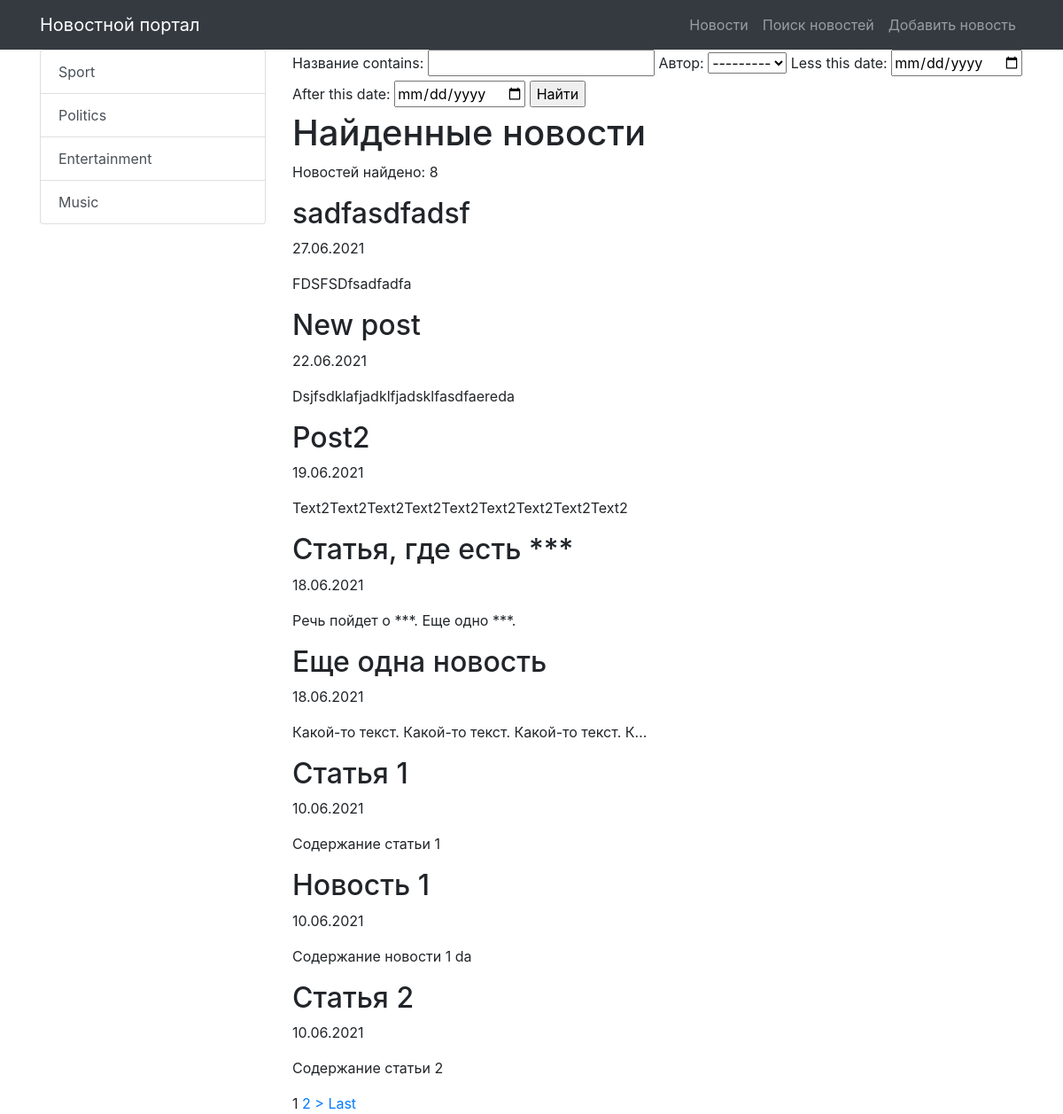
Page /news/search/ on the earlier database version.
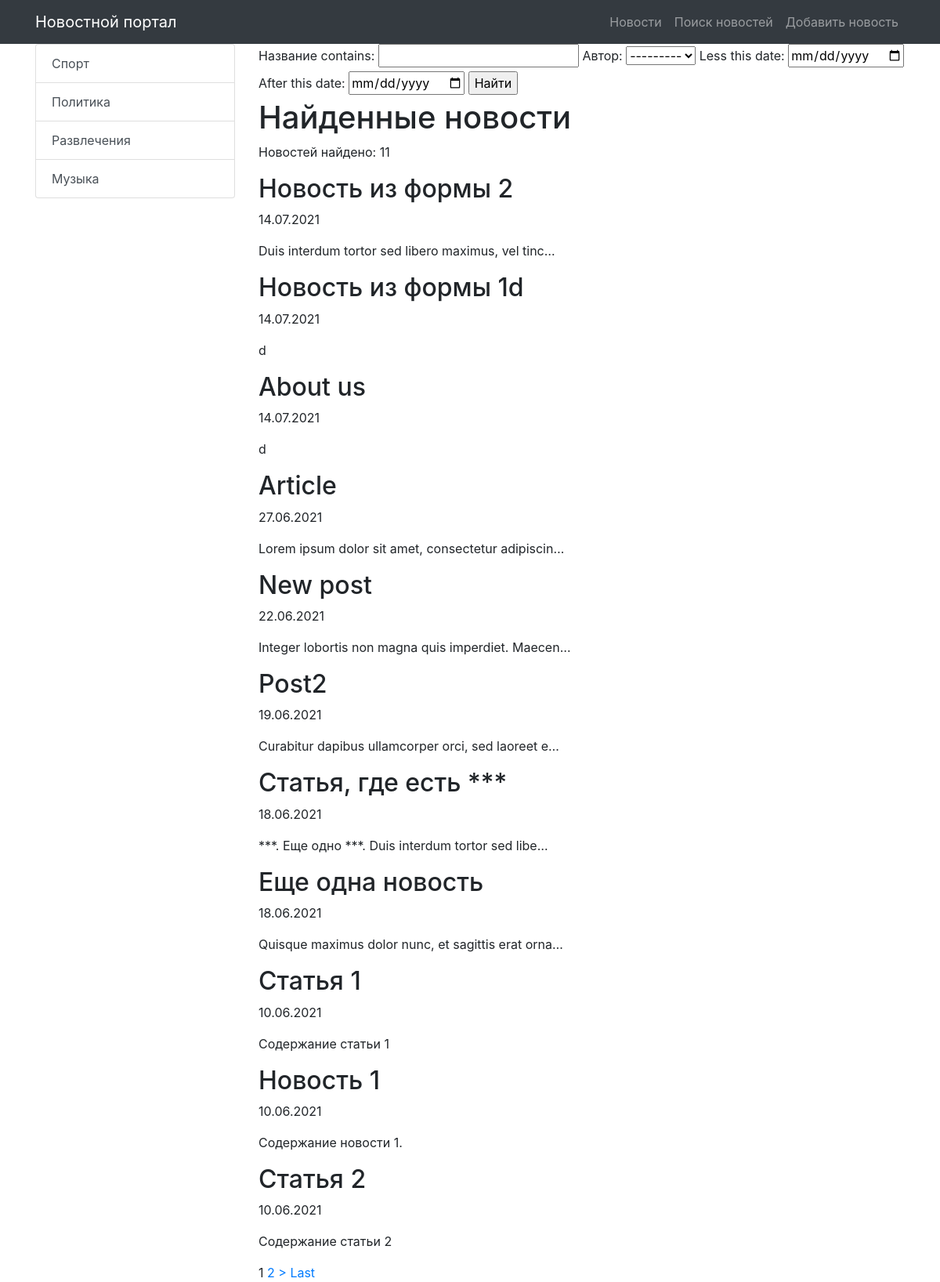
Same page on the later database version.
### news/models.py (models this page shows, shortened)
class Category(models.Model):
    title = models.CharField(max_length=255, unique=True)
    subscribers = models.ForeignKey(User, on_delete=models.CASCADE)
    def get_absolute_url(self):
        return reverse('news_category', kwargs={'category_id': self.pk})

class Post(models.Model):
    author = models.ForeignKey(Author, on_delete=models.CASCADE, verbose_name='Автор')
    category = models.ManyToManyField(Category, through='PostCategory')
    type = models.BooleanField(default=False)  # False - статья, True - новость
    creation_datetime = models.DateTimeField(auto_now_add=True, verbose_name='Дата публикации')
    title = models.CharField(max_length=255, verbose_name='Название')
    text = models.TextField(verbose_name='Содержание')
    rating = models.IntegerField(default=0)

### news/views.py (the view)
# urls.py: path('search/', NewsSearch.as_view(), name='news_search'),
class NewsSearch(ListView):
    model = Post
    template_name = 'news_search.html'
    context_object_name = 'news'
    queryset = Post.objects.order_by('-creation_datetime')
    paginate_by = 5
    def get_context_data(self, **kwargs):
        context = super().get_context_data(**kwargs)
        context['posts_amount'] = len(Post.objects.all())
        context['filter'] = PostFilter(self.request.GET, queryset=self.get_queryset())
        context['categories'] = Category.objects.all()
        return context

### news/models.py (called while the page is built)
    def __str__(self):
        return f"{self.user}"

### news/templatetags/custom_filters.py (called while the page is built)
@register.filter(name='censor')
def censor(text, swearing):
    if swearing in text:
        return text.replace(swearing, '***')
    return text

### templates/news_search.html (shortened to what this page needs)
{% extends 'default.html' %}
{% load custom_filters %}
{% block content %}
    <form method="GET">
    {{ filter.form }}
    <input type="submit" value="Найти">
    </form>
    <h1>Найденные новости</h1>
    {% if news %}
    <p> Новостей найдено: {{ filter.qs | length }}</p>
        {% for news_one in filter.qs %}
            <h2>{{ news_one.title | censor:'очень_плохое_слово'}}</h2>
            <p>{{ news_one.creation_datetime | date:'d.m.Y'}}</p>
            <p>{{ news_one.text | censor:'очень_плохое_слово' | truncatechars:50}}</p>
        {% endfor %}
    {% else %}
        <h2>Новости не найдены</h2>
    {% endif %}
    {% if is_paginated %}
    {% for num in page_obj.paginator.page_range %}
        {% if page_obj.number == num %}
            <a>{{ num }}</a>
        {% elif num > page_obj.number|add:'-2' and num < page_obj.number|add:'2' %}
            <a href="?page={{ num }}">{{ num }}</a>
        {% endif %}
    {% endfor %}
    {% if page_obj.has_next %}
        <a href="?page={{ page_obj.next_page_number }}">></a>
        <a href="?page={{ page_obj.paginator.num_pages }}">Last</a>
    {% endif %}
    {% endif %}
{% endblock content %}

### templates/default.html (shortened to what this page needs)
{% load static %}
<!DOCTYPE html>
<html lang="en">
<head>
    <link href="{% static 'vendor/bootstrap/css/bootstrap.min.css' %}" rel="stylesheet">
</head>
<body>
<nav class="navbar navbar-expand-lg navbar-dark bg-dark static-top">
    <div class="container">
        <a class="navbar-brand" href="/news/">Новостной портал</a>
        <div class="collapse navbar-collapse" id="navbarResponsive">
            <ul class="navbar-nav ml-auto">
                <li class="nav-item">
                    <a class="nav-link" href="/news/">Новости</a>
                </li>
                <li class="nav-item">
                    <a class="nav-link" href="{% url 'news_search' %}">Поиск новостей</a>
                </li>
                <li class="nav-item">
                    <a class="nav-link" href="{% url 'news_add' %}">Добавить новость</a>
                </li>
            </ul>
        </div>
    </div>
</nav>
<div class="container">
    <div class="row">
        <div class="col-md-3">
            <div class="list-group">
                {% for item in categories %}
                <a href="{{ item.get_absolute_url }}" class="list-group-item list-group-item-action">
                    {{ item.title }}
                </a>
                {% endfor %}
            </div>
        </div>
        <div class="col-md-9">
            {% block content %}
            {% endblock content %}
        </div>
    </div>
</div>
</body>
</html>

Differences in the rows shown:
changed Category: title "Sport" → "Спорт"
changed Category: title "Politics" → "Политика"
changed Category: title "Entertainment" → "Развлечения"
changed Category: title "Music" → "Музыка"
added Post: title|censor "Новость из формы 2", creation_datetime "14.07.2021", text|censor "Duis interdum tortor sed libero maximus, vel tinc…"
added Post: title|censor "Новость из формы 1d", creation_datetime "14.07.2021", text|censor "d"
added Post: title|censor "About us", creation_datetime "14.07.2021", text|censor "d"
changed Post: title|censor "sadfasdfadsf" → "Article"; text|censor "FDSFSDfsadfadfa" → "Lorem ipsum dolor sit amet, consectetur adipiscin…"
changed Post "New post": text|censor "Dsjfsdklafjadklfjadsklfasdfaereda" → "Integer lobortis non magna quis imperdiet. Maecen…"
changed Post "Post2": text|censor "Text2Text2Text2Text2Text2Text2Text2Text2Text2" → "Curabitur dapibus ullamcorper orci, sed laoreet e…"
changed Post "Статья, где есть ***": text|censor "Речь пойдет о ***. Еще одно ***." → "***. Еще одно ***. Duis interdum tortor sed libe…"
changed Post "Еще одна новость": text|censor "Какой-то текст. Какой-то текст. Какой-то текст. К…" → "Quisque maximus dolor nunc, et sagittis erat orna…"
changed Post "Новость 1": text|censor "Содержание новости 1 da" → "Содержание новости 1."
Other differences:
{{ filter.qs | length }}: "8" → "11"
